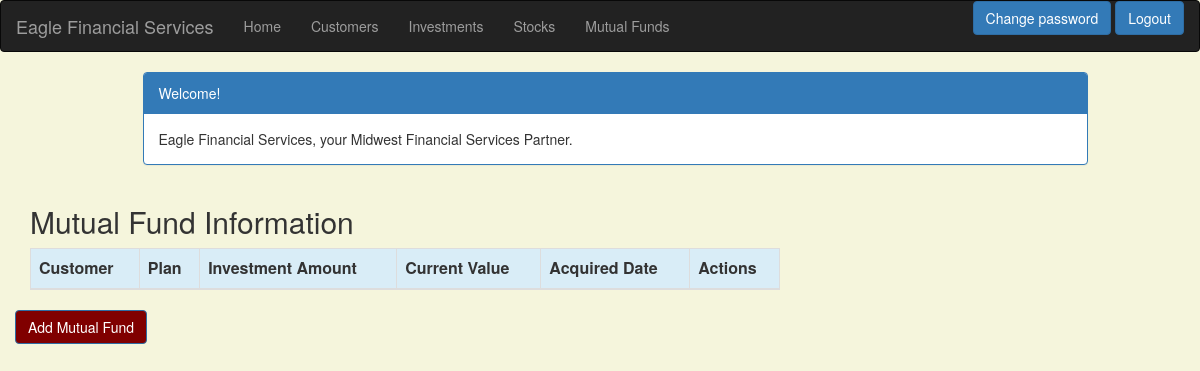
The page /mutualfund/ (signed in) on the database as committed earlier.
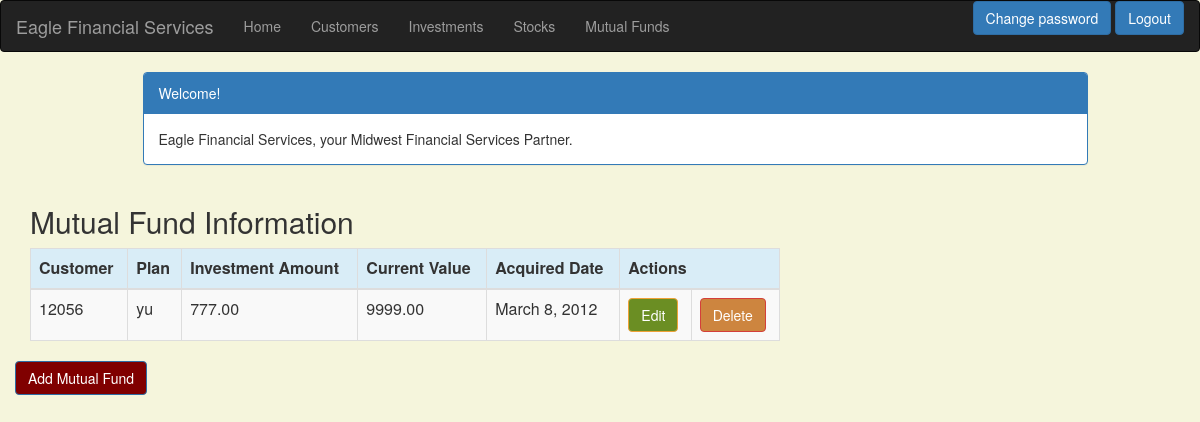
The same page on the database as committed later.
### portfolio/models.py (models this page shows, shortened)
class MutualFund(models.Model):
    customer = models.ForeignKey(Customer, on_delete=models.CASCADE, related_name='mutualfund')
    plan = models.CharField(max_length=50)
    investment_amount = models.DecimalField(max_digits=10, decimal_places=2)
    current_value = models.DecimalField(max_digits=10, decimal_places=2)
    acquired_date = models.DateField(default=timezone.now, blank=True, null=True)

class Customer(models.Model):
    name = models.CharField(max_length=50)
    address = models.CharField(max_length=200)
    cust_number = models.IntegerField(blank=False, null=False)
    city = models.CharField(max_length=50)
    state = models.CharField(max_length=50)
    zipcode = models.CharField(max_length=10)
    email = models.EmailField(max_length=200)
    cell_phone = models.CharField(max_length=50)
    created_date = models.DateTimeField(
        default=timezone.now)
    updated_date = models.DateTimeField(auto_now_add=True)
    def __str__(self):
        return str(self.cust_number)

### portfolio/views.py (the view)
# urls.py: re_path(r'^mutualfund/$', views.mutualfund_list, name='mutualfund_list'),
@login_required
def mutualfund_list(request):
    mutualfunds = MutualFund.objects.filter(acquired_date__lte=timezone.now())
    return render(request, 'portfolio/mutualfund_list.html', {'mutualfunds': mutualfunds})

### portfolio/templates/portfolio/mutualfund_list.html (shortened to what this page needs)
{% extends 'portfolio/base.html' %}
{% block content %}
    <!DOCTYPE html>
    <html>
    <head>
        <link rel="stylesheet" href="https://maxcdn.bootstrapcdn.com/bootstrap/3.3.4/css/bootstrap.min.css">
    </head>
    <body>
    <div class="container">
        <div class="row">
            <div class="col-md-10 col-md-offset-1">
                <div class="panel panel-primary">
                    <div class="panel-heading">Welcome!</div>
                    <div class="panel-body">
                        Eagle Financial Services, your Midwest Financial Services Partner.
                    </div>
                </div>
            </div>
        </div>
    </div>
    <div class="row">
        <h2 style="padding-left: 15Px">Mutual Fund Information</h2>
    </div>
    <div>
        <table class="table table-striped table-bordered table-hover">
            <thead>
            <tr class="bg-info">
                <th>Customer</th>
                <th>Plan</th>
                <th>Investment Amount</th>
                <th>Current Value</th>
                <th>Acquired Date</th>
                <th colspan="3">Actions</th>
            </tr>
            </thead>
            <tbody>
            {% for mutualfund in mutualfunds %}
            <tr>
                    <td>{{ mutualfund.customer }}</td>
                    <td>{{ mutualfund.plan }}</td>
                    <td>{{ mutualfund.investment_amount }}</td>
                    <td>{{ mutualfund.current_value}}</td>
                    <td>{{ mutualfund.acquired_date  }}</td>
                    <td><a href="{% url 'portfolio:mutualfund_edit' pk=mutualfund.pk %}"
                           class="btn btn-warning" style="background-color: olivedrab">Edit</a></td>
                    <td><a href="{% url 'portfolio:mutualfund_delete' pk=mutualfund.pk %}"
                           onclick="return confirm('Are you sure you want to delete?')"
                           class="btn btn-danger" style="background-color: peru">Delete</a>
                    </td>
                </tr>
            {% endfor %}
            </tbody>
        </table>
     <div class="row">
            <a href="{% url 'portfolio:mutualfund_new' %}" class="row"><span
                    class="btn btn-primary" style="background-color: maroon">Add Mutual Fund</span></a>
        </div>
    </div>
    </body>
    </html>
{% endblock %}

Rows that differ between the two databases and show on the page:
added MutualFund: customer "12056", plan "yu", investment_amount "777.00", current_value "9999.00", acquired_date "March 8, 2012"
